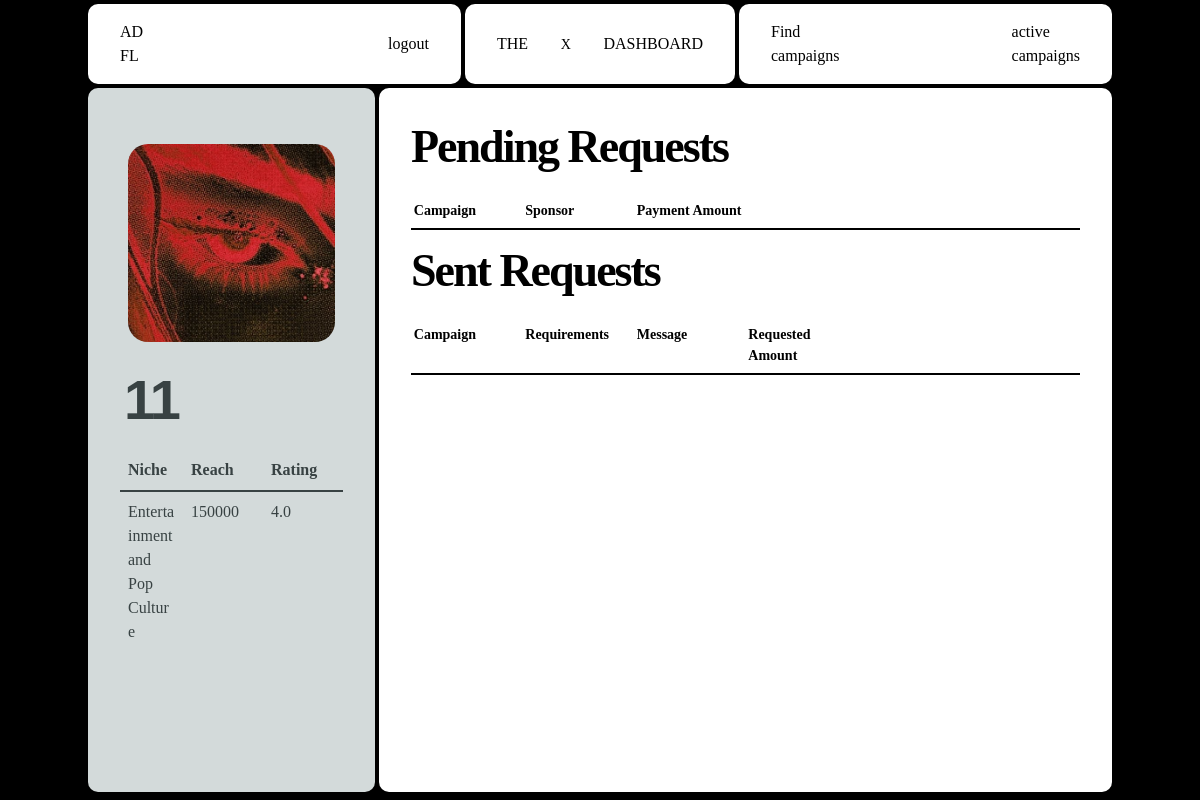
Screenshot of /influencer/dashboard (signed in) with the database file from the repository.
### Adfluence/models.py (models this page shows)
class Influencer(db.Model, UserMixin):
    __tablename__ = "influencer"
    id = db.Column(db.Integer, primary_key=True)
    name = db.Column(db.String(150), nullable=False)
    email = db.Column(db.String(150), nullable=False)
    profile_picture = db.Column(db.String(100), nullable=False)
    niche = db.Column(db.String(100), nullable=False)
    reach = db.Column(db.Integer, nullable=False)
    user_id = Column(Integer, ForeignKey("user.id"), nullable=False)
    platform = db.Column(db.String(100), nullable=False)
    bank_account_balance = db.Column(db.Float, default=0.0)
    flagged = db.Column(db.Boolean, default=False)
    transactions = relationship(
        "Transaction", backref="influencer", cascade="all, delete-orphan"
    )
    ratings = relationship("Rating", backref="influencer", cascade="all, delete-orphan")

### Adfluence/influencer.py (the view, shortened to what this page needs)
@influencer.route("/dashboard", methods=["GET", "POST"])
@role_required("Influencer")
@login_required
def dashboard():
    influencers = current_user.influencers
    influencer = influencers[0] if influencers else None
    if influencer:
        avg_rating_query = (
            db.session.query(func.avg(Rating.rating).label("average_rating"))
            .filter(Rating.ratee_id == influencer.id)
            .first()
        )
        average_rating = avg_rating_query.average_rating
        if influencer:
            ad_requests = AdRequest.query.filter_by(influencer_id=influencer.id).all()
            campaignRequests = campaignRequest.query.filter_by(
                influencer_id=influencer.id
            ).all()
            campaign_requests_with_details = []
            ad_requests_with_details = []
            for ad_request in ad_requests:
                campaign = Campaign.query.get(ad_request.campaign_id)
                user = User.query.get(campaign.user_id)
                ad_requests_with_details.append(
                    {
                        "ad_request": ad_request,
                        "campaign_name": campaign.name,
                        "user_name": user.name,
                    }
                )
            transactions = Transaction.query.filter_by(
                influencer_id=influencer.id
            ).all()
            total_earnings = sum(transaction.amount for transaction in transactions)
            return render_template(
                "Influencer/dashboard.html",
                campaign_requests=campaign_requests_with_details,
                user=current_user,
                influencer=influencer,
                ad_requests=ad_requests_with_details,
                total_earnings=total_earnings,
                average_rating=average_rating,
            )
    return render_template("Influencer/dashboard.html")

### Adfluence/auth.py (called while the page is built)
def role_required(role):
    def decorator(f):
        @wraps(f)
        def decorated_function(*args, **kwargs):
            if current_user.role != role:
                abort(403)
            return f(*args, **kwargs)
        return decorated_function
    return decorator

### Adfluence/templates/Influencer/dashboard.html (shortened to what this page needs)
{% extends "base.html" %} {% block head %}
<link
  rel="stylesheet"
  href="{{ url_for('static', filename='src/influencer_css/dashboard.css') }}"
/>
{% endblock %} {% block content %}
<div class="container">
   {% if influencer %}
  <nav>
    <div class="nav-1">
      <p class="logo view">
        AD <br />
        FL
      </p>
      <a href="{{ url_for('views.logout') }}" class="view">logout</a>
    </div>
    {% if influencer.flagged == True %}
    <div class="nav-2 flagged">
      <p class="text-center">You have been flagged by admin</p>
    </div>
    {% else%}
    <div class="nav-2">
      <p class="menu-button">the</p>
      <p class="x">x</p>
      <p class="menu-button">dashboard</p>
    </div>
    {% endif %}
    <div class="nav-3">
      <a href="{{ url_for('influencer.viewCampaigns') }}" class="create view">
        Find  <br />
        campaigns
      </a>
      <a
        href="{{ url_for('influencer.activeCampaigns') }}"
        class="pattern-2 view"
      >
        active <br />
        campaigns
      </a>
    </div>
  </nav>
  <div class="content-wrapper">
    <div class="col-1 col">
      <div class="pfp-wrapper">
        <img
          src="{{ url_for('static', filename='uploads/' + influencer.profile_picture) }}"
          alt="{{ influencer.name }}'s profile picture"
          class="pfp"
        />
      </div>
      <div class="name">{{ influencer.name }}</div>
      <div class="table-wrapper">
        <table class="first-table">
          <thead>
            <tr>
              <th>Niche</th>
              <th style="width: 80px">Reach</th>
              <th style="width: 80px">Rating</th>
            </tr>
          </thead>
          <tbody>
            <tr>
              <td>{{ influencer.niche }}</td>
              <td style="width: 80px">{{ influencer.reach }}</td>
              <td style="width: 80px">{{average_rating}}</td>
            </tr>
          </tbody>
        </table>
      </div>
    </div>
    <div class="col-2 col">
      <h1>Pending Requests</h1>
      <div class="table-wrapper-2 m-xl">
        <table class="second-table">
          <thead>
            <tr>
              <th>Campaign</th>
              <th>Sponsor</th>
              <th>Payment Amount</th>
              <th></th>
              <th></th>
              <th></th>
            </tr>
          </thead>
        </table>
      </div>
      <h1>Sent Requests</h1>
      <div class="table-wrapper-2">
        <table class="second-table">
          <thead>
            <tr>
              <th>Campaign</th>
              <th>Requirements</th>
              <th>Message</th>
              <th>Requested Amount</th>
              <th></th>
              <th></th>
            </tr>
          </thead>
        </table>
      </div>
    </div>
  </div>
</div>
{% endif %} {% endblock %}

### Adfluence/static/css/main.css (style rules this page uses)
html, :host { line-height: 1.5; -webkit-text-size-adjust: 100%; -moz-tab-size: 4; -o-tab-size: 4; tab-size: 4; font-family: ui-sans-serif, system-ui, sans-serif, "Apple Color Emoji", "Segoe UI Emoji", "Segoe UI Symbol", "Noto Color Emoji"; font-feature-settings: normal; font-variation-settings: normal; -webkit-tap-highlight-color: transparent; }
body { margin: 0; line-height: inherit; }
h1, h2, h3, h4, h5, h6 { font-size: inherit; font-weight: inherit; }
a { color: inherit; text-decoration: inherit; }
table { text-indent: 0; border-color: inherit; border-collapse: collapse; }
blockquote, dl, dd, h1, h2, h3, h4, h5, h6, hr, figure, p, pre { margin: 0; }
img, svg, video, canvas, audio, iframe, embed, object { display: block; vertical-align: middle; }
img, video { max-width: 100%; height: auto; }
.container { width: 100%; }
@media (min-width: 640px) { .container { max-width: 640px; } }
@media (min-width: 768px) { .container { max-width: 768px; } }
@media (min-width: 1024px) { .container { max-width: 1024px; } }
* { margin: 0; padding: 0; }
.container { margin: 0 auto; }

### Adfluence/static/src/input.css (style rules this page uses)
* { margin: 0; padding: 0; }
.container { margin: 0 auto; }

### Adfluence/static/src/influencer_css/dashboard.css (style rules this page uses)
* { margin: 0; padding: 0; box-sizing: border-box; }
html, body { width: 100vw; height: 100%; background-color: #000; color: #000; font-family: "Arame"; overflow: hidden; }
p { text-transform: uppercase; }
.x { font-size: 14px; }
.container { width: 100%; height: 100vh; display: flex; flex-direction: column; gap: 0.25em; }
nav { width: 100%; flex: 1; display: flex; gap: 0.25em; padding: 0.25em 0 0 0; background-color: #000; }
nav > div { display: flex; justify-content: space-between; align-items: center; padding: 1em 2em; background: #fff; color: #000; border-radius: 10px; }
.nav-1 { flex: 3; }
.nav-2 { flex: 2; }
.nav-3 { flex: 3; }
.content-wrapper { flex: 12; width: 100%; height: 100%; display: flex; padding: 0 0 0.5em 0; background-color: #000; gap: 0.25em; overflow: hidden; }
.content-wrapper .col { border-radius: 10px; background: #ffffff; padding: 3em 2em; position: relative; }
.content-wrapper .col-1 { background-color: #d3dada; flex: 3; display: flex; flex-direction: column; gap: 0.25em; position: relative; transition: all 0.3s ease; }
.col-2 { flex: 9; display: flex; flex-direction: column; }
.first-table { width: 100%; border-collapse: collapse; table-layout: fixed; color: #384243; }
.first-table th { position: sticky; top: 0; z-index: 1; padding: 0.5em 0.5em; border-bottom: 2px solid #384243; text-align: left; }
.first-table td { padding: 0.5em 0.5em; text-align: left; font-size: 16px; vertical-align: top; word-wrap: break-word; white-space: normal; }
.view { cursor: pointer; transition: all 0.2s ease-out; }
.col-2 h1 { font-weight: bold; letter-spacing: -2px; font-size: 46px; margin-bottom: 12px; margin-top: -24px; }
.table-wrapper-2 { width: 100%; overflow-x: auto; overflow-y: auto; display: flex; justify-content: center; margin-bottom: 12px; }
.second-table { width: 100%; border-collapse: collapse; table-layout: fixed; }
.second-table th { position: sticky; top: 0; z-index: 1; background-color: #fff; padding: 0.5em 0.2em; border-bottom: 2px solid #000; text-align: left; vertical-align: top; word-wrap: break-word; white-space: normal; font-size: 14px; }
.pfp-wrapper { width: 100%; height: auto; display: flex; justify-content: center; align-items: center; border-radius: 10px; padding: 0.5em 0.5em; transition: opacity 0.3s ease; }
.pfp { width: 100%; max-height: 380px; object-fit: cover; border-radius: 20px; }
.name { color: rgb(56, 66, 67); font-weight: bold; font-size: 56px; transition: all 0.3s ease; padding: 4px; font-family: Arial, Helvetica, sans-serif; font-weight: bold; letter-spacing: -2.4px; }
.more-info th, td { padding: 0.5em 0.5em; text-align: left; font-size: 20px; }
.table-wrapper { width: 100%; height: 100%; display: flex; justify-content: center; transition: all 0.4s ease; }
.m-xl { margin-bottom: 30px; }
a { text-decoration: none; color: inherit; }
.create { position: relative; }

### rows the page displays
Influencer: profile_picture (picture), name "11", niche "Entertainment and Pop Culture", reach "150000"

### other values shown
{{ average_rating }} "4.0"
